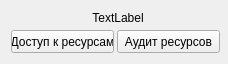
<?xml version="1.0" encoding="UTF-8"?>
<ui version="4.0">
 <class>form_dev</class>
 <widget class="QWidget" name="form_dev">
  <property name="geometry">
   <rect>
    <x>0</x>
    <y>0</y>
    <width>228</width>
    <height>64</height>
   </rect>
  </property>
  <property name="windowTitle">
   <string>Form</string>
  </property>
  <property name="autoFillBackground">
   <bool>true</bool>
  </property>
  <layout class="QGridLayout" name="gridLayout">
   <property name="sizeConstraint">
    <enum>QLayout::SetNoConstraint</enum>
   </property>
   <item row="0" column="0">
    <layout class="QVBoxLayout" name="verticalLayout">
     <item>
      <widget class="QLabel" name="Info">
       <property name="minimumSize">
        <size>
         <width>214</width>
         <height>13</height>
        </size>
       </property>
       <property name="text">
        <string>TextLabel</string>
       </property>
       <property name="alignment">
        <set>Qt::AlignCenter</set>
       </property>
      </widget>
     </item>
     <item>
      <layout class="QHBoxLayout" name="horizontalLayout">
       <item>
        <widget class="QPushButton" name="bt_ares">
         <property name="minimumSize">
          <size>
           <width>103</width>
           <height>23</height>
          </size>
         </property>
         <property name="text">
          <string>Доступ к ресурсам</string>
         </property>
        </widget>
       </item>
       <item>
        <widget class="QPushButton" name="bt_audres">
         <property name="minimumSize">
          <size>
           <width>103</width>
           <height>23</height>
          </size>
         </property>
         <property name="text">
          <string>Аудит ресурсов</string>
         </property>
        </widget>
       </item>
      </layout>
     </item>
    </layout>
   </item>
  </layout>
 </widget>
 <resources/>
 <connections/>
</ui>
